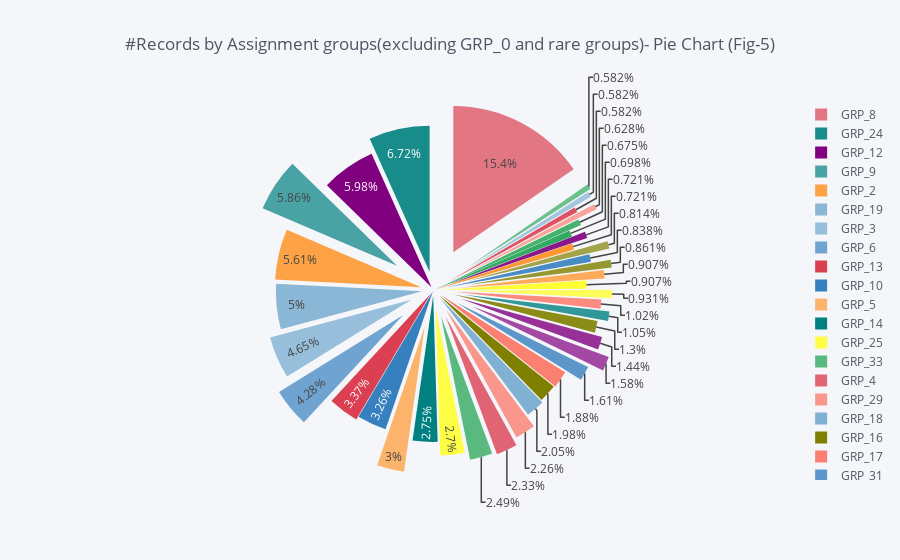
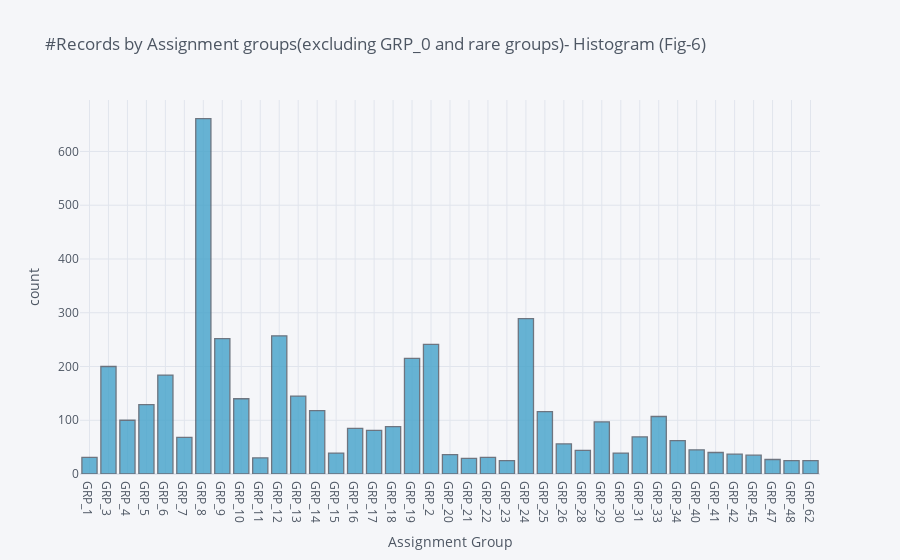

The notebook cell these images were saved under, in order:
### Code cell
# Distribution of Assignment groups excluding GRP_0 & rare groups (groups with less than 25 tickets assigned)
excluded_grp = ['GRP_0']
excluded_grp.extend(rare_ticket['Assignment group'].unique())
filtered_tkt = ticket[~ticket['Assignment group'].isin(excluded_grp)]

# Pie chart
filtered_assgn_grp = pd.DataFrame(filtered_tkt.groupby('Assignment group').size(),columns = ['Count']).reset_index()
filtered_assgn_grp.iplot(
    kind='pie', 
    labels='Assignment group', 
    values='Count', 
    title='#Records by Assignment groups(excluding GRP_0 and rare groups)- Pie Chart (Fig-5)',
    pull=np.linspace(0,0.3,filtered_assgn_grp['Assignment group'].nunique()))

# Histogram
filtered_tkt['Assignment group'].iplot(
    kind='histogram',
    xTitle='Assignment Group',
    yTitle='count',
    colorscale='-gnbu',
    title='#Records by Assignment groups(excluding GRP_0 and rare groups)- Histogram (Fig-6)')

### Figure 1 — Plotly figure (JSON) as saved in the notebook; plotly's stock layout.template omitted (floating-point values rounded to 4 significant figures)
{"data": [{"labels": ["GRP_1", "GRP_10", "GRP_11", "GRP_12", "GRP_13", "GRP_14", "GRP_15", "GRP_16", "GRP_17", "GRP_18", "GRP_19", "GRP_2", "GRP_20", "GRP_21", "GRP_22", "GRP_23", "GRP_24", "GRP_25", "GRP_26", "GRP_28", "GRP_29", "GRP_3", "GRP_30", "GRP_31", "GRP_33", "GRP_34", "GRP_4", "GRP_40", "GRP_41", "GRP_42", "GRP_45", "GRP_47", "GRP_48", "GRP_5", "GRP_6", "GRP_62", "GRP_7", "GRP_8", "GRP_9"], "marker": {"colors": ["rgba(255, 153, 51, 1.0)", "rgba(55, 128, 191, 1.0)", "rgba(50, 171, 96, 1.0)", "rgba(128, 0, 128, 1.0)", "rgba(219, 64, 82, 1.0)", "rgba(0, 128, 128, 1.0)", "rgba(255, 255, 51, 1.0)", "rgba(128, 128, 0, 1.0)", "rgba(251, 128, 114, 1.0)", "rgba(128, 177, 211, 1.0)", "rgba(128, 177, 211, 0.8999999999999999)", "rgba(255, 153, 51, 0.8999999999999999)", "rgba(55, 128, 191, 0.8999999999999999)", "rgba(50, 171, 96, 0.8999999999999999)", "rgba(128, 0, 128, 0.8999999999999999)", "rgba(219, 64, 82, 0.8999999999999999)", "rgba(0, 128, 128, 0.8999999999999999)", "rgba(255, 255, 51, 0.8999999999999999)", "rgba(128, 128, 0, 0.8999999999999999)", "rgba(251, 128, 114, 0.8999999999999999)", "rgba(251, 128, 114, 0.7999999999999998)", "rgba(128, 177, 211, 0.7999999999999998)", "rgba(255, 153, 51, 0.7999999999999998)", "rgba(55, 128, 191, 0.7999999999999998)", "rgba(50, 171, 96, 0.7999999999999998)", "rgba(128, 0, 128, 0.7999999999999998)", "rgba(219, 64, 82, 0.7999999999999998)", "rgba(0, 128, 128, 0.7999999999999998)", "rgba(255, 255, 51, 0.7999999999999998)", "rgba(128, 128, 0, 0.7999999999999998)", "rgba(128, 128, 0, 0.7)", "rgba(251, 128, 114, 0.7)", "rgba(128, 177, 211, 0.7)", "rgba(255, 153, 51, 0.7)", "rgba(55, 128, 191, 0.7)", "rgba(50, 171, 96, 0.7)", "rgba(128, 0, 128, 0.7)", "rgba(219, 64, 82, 0.7)", "rgba(0, 128, 128, 0.7)"]}, "name": "", "pull": [0, 0.007895, 0.01579, 0.02368, 0.03158, 0.03947, 0.04737, 0.05526, 0.06316, 0.07105, 0.07895, 0.08684, 0.09474, 0.1026, 0.1105, 0.1184, 0.1263, 0.1342, 0.1421, 0.15, 0.1579, 0.1658, 0.1737, 0.1816, 0.1895, 0.1974, 0.2053, 0.2132, 0.2211, 0.2289, 0.2368, 0.2447, 0.2526, 0.2605, 0.2684, 0.2763, 0.2842, 0.2921, 0.3], "type": "pie", "values": [31, 140, 30, 257, 145, 118, 39, 85, 81, 88, 215, 241, 36, 29, 31, 25, 289, 116, 56, 44, 97, 200, 39, 69, 107, 62, 100, 45, 40, 37, 35, 27, 25, 129, 184, 25, 68, 661, 252]}], "layout": {"legend": {"bgcolor": "#F5F6F9", "font": {"color": "#4D5663"}}, "paper_bgcolor": "#F5F6F9", "plot_bgcolor": "#F5F6F9", "title": "#Records by Assignment groups(excluding GRP_0 and rare groups)- Pie Chart (Fig-5)", "titlefont": {"color": "#4D5663"}}}

### Figure 2 — Plotly figure (JSON) as saved in the notebook; plotly's stock layout.template omitted (floating-point values rounded to 4 significant figures; data arrays with more than 128 entries replaced by an {"elided": "..."} marker saying what was removed)
{"data": [{"histfunc": "count", "histnorm": "", "marker": {"color": "rgba(67, 162, 202, 1.0)", "line": {"color": "#4D5663", "width": 1.3}}, "name": "Assignment group", "opacity": 0.8, "orientation": "v", "type": "histogram", "x": {"elided": "4298 str values"}}], "layout": {"barmode": "overlay", "legend": {"bgcolor": "#F5F6F9", "font": {"color": "#4D5663"}}, "paper_bgcolor": "#F5F6F9", "plot_bgcolor": "#F5F6F9", "title": {"font": {"color": "#4D5663"}, "text": "#Records by Assignment groups(excluding GRP_0 and rare groups)- Histogram (Fig-6)"}, "xaxis": {"gridcolor": "#E1E5ED", "showgrid": true, "tickfont": {"color": "#4D5663"}, "title": {"font": {"color": "#4D5663"}, "text": "Assignment Group"}, "zerolinecolor": "#E1E5ED"}, "yaxis": {"gridcolor": "#E1E5ED", "showgrid": true, "tickfont": {"color": "#4D5663"}, "title": {"font": {"color": "#4D5663"}, "text": "count"}, "zerolinecolor": "#E1E5ED"}}}
